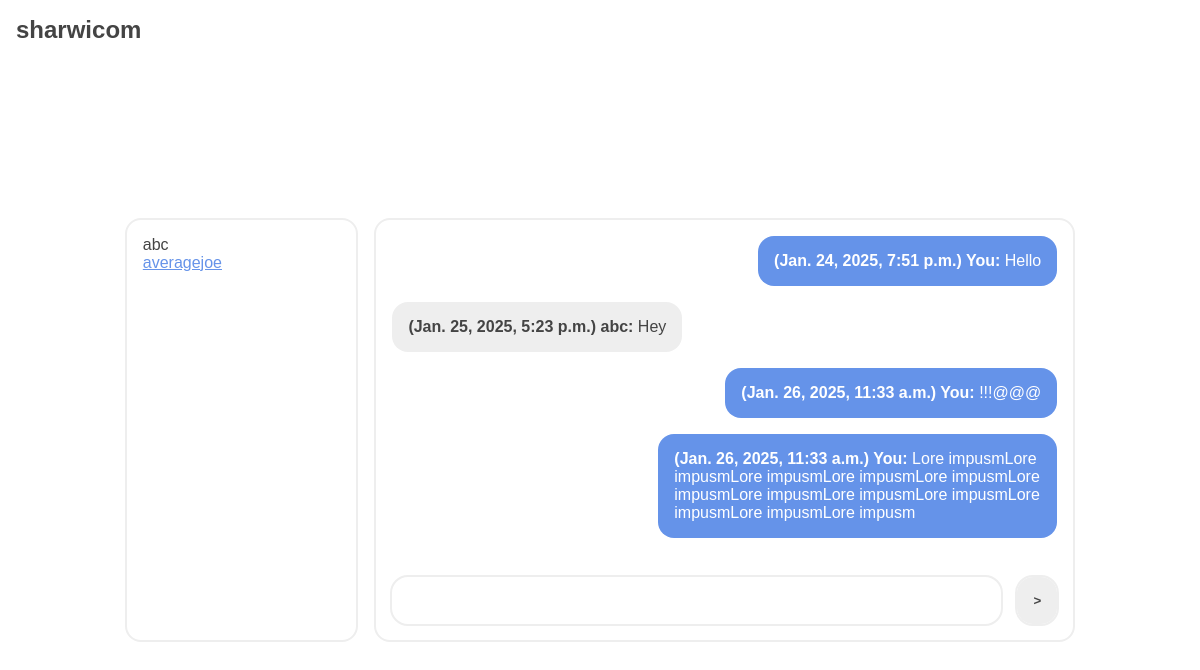
The app's page /conversation/abc (signed in), older data.
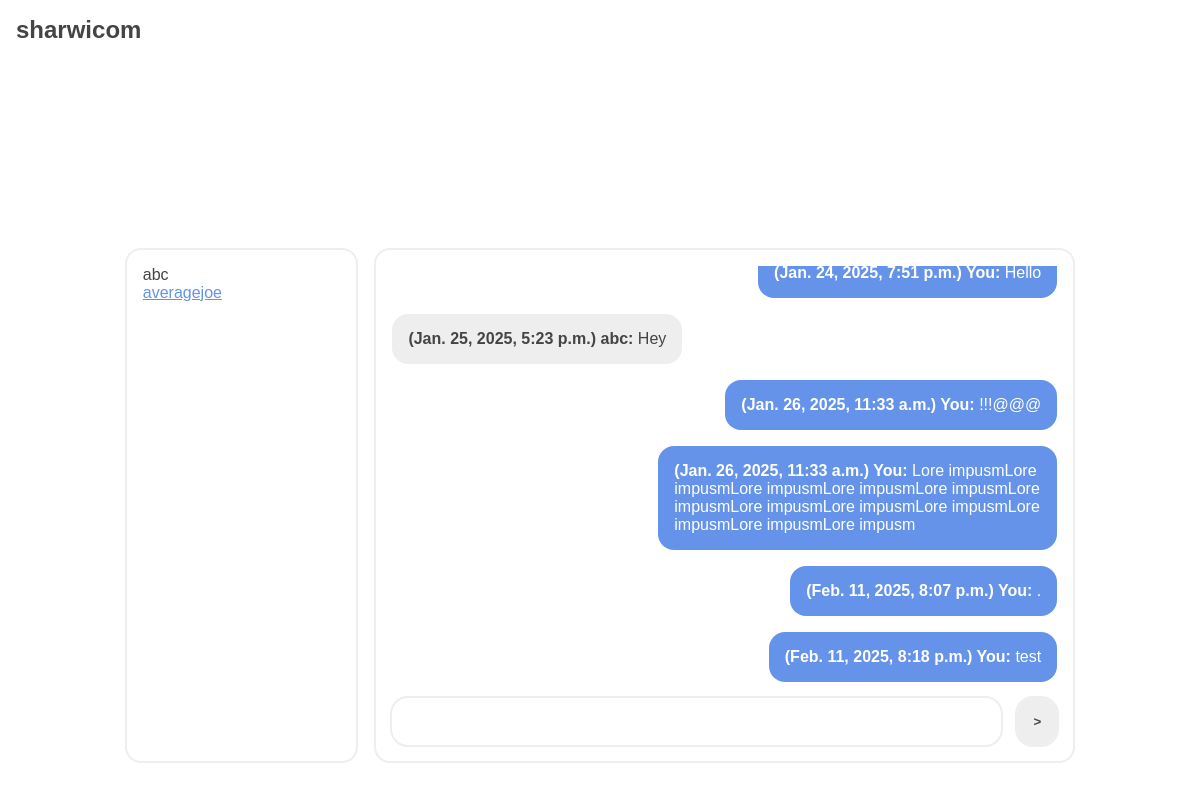
The same page, newer data.
### mainapp/models.py (models this page shows)
class Conversation(models.Model):
    person1 = models.ForeignKey(User, related_name="conversations_as_person1", on_delete=models.CASCADE)
    person2 = models.ForeignKey(User, related_name="conversations_as_person2", on_delete=models.CASCADE)

class Message(models.Model):
    content = models.TextField()
    author = models.ForeignKey(User, on_delete=models.CASCADE)
    date = models.DateTimeField(auto_now_add=True)
    conversation = models.ForeignKey(Conversation, on_delete=models.CASCADE)

### mainapp/views.py (the view, shortened to what this page needs)
# urls.py: path('conversation/<str:recipient_name>', views.conversation, name='conversation'),
def conversation(request, recipient_name):
    template = loader.get_template('mainapp/conversation.html')
    try: user = User.objects.get(username=recipient_name)
    except: return HttpResponse(template.render({'success': False, 'message': "A user specified in the URL does not exist!"}, request))
    try: conversation = Conversation.objects.get((Q(person1=request.user) & Q(person2=user)) | (Q(person1=user) & Q(person2=request.user)))
    except: return HttpResponse(template.render({'success': False, 'message': "Didn't find a conversation with that user!"}, request))
    messages = Message.objects.filter(conversation=conversation)
    user_conversations = Conversation.objects.filter(Q(person1=request.user) | Q(person2=request.user))
    context = {
        'success': True,
        'messages': messages,
        'recipient_name': recipient_name,
        'convs': user_conversations
    }
    return HttpResponse(template.render(context, request))

### mainapp/templates/mainapp/conversation.html (shortened to what this page needs)
{% extends "mainapp/home-base.html" %}
{% load static %}
{% block body %}
{% if success %}
<div class="conversations-wrapper">
    <div class="available-conversations">
    {% for conv in convs %}
        <div class="available-conversation">
        {% if conv.person1 == request.user %}
            {% if conv.person2.username == recipient_name %}
                {{ conv.person2.username }}
            {% else %}
                <a href="{% url 'conversation' conv.person2.username %}">{{ conv.person2.username }}</a>
            {% endif %}
        {% else %}
            {% if conv.person1.username == recipient_name %}
                {{ conv.person1.username }}
            {% else %}
                <a href="{% url 'conversation' conv.person1.username %}">{{ conv.person1.username }}</a>
            {% endif %}
        {% endif %}
        </div>
    {% endfor %}
    </div>
    <div class="active-conversation">
        <div class="conversation" data-user="{{ request.user.username }}" data-recipient="{{ recipient_name }}">
            {% for msg in messages %}
                {% if msg.author == request.user %}
                    <div class="you"><div class="message"><b>({{ msg.date }}) You:</b> {{ msg.content }}</div></div>
                {% else %}
                    <div class="recipient"><div class="message"><b>({{ msg.date }}) {{ recipient_name }}:</b> {{ msg.content }}</div></div>
                {% endif %}
            {% endfor %}
        </div>
        <div class="create" method="post">
            <input class="message" name="message-content" type="text">
            <button type="submit" class="send-message">></button>
        </div>
    </div>
</div>
{% else %}
{{ message }}
{% endif %}
{% endblock %}

Row changes from the older to the newer data that the page shows:
added Message: date "Feb. 11, 2025, 8:07 p.m.", content "."
added Message: date "Feb. 11, 2025, 8:18 p.m.", content "test"
